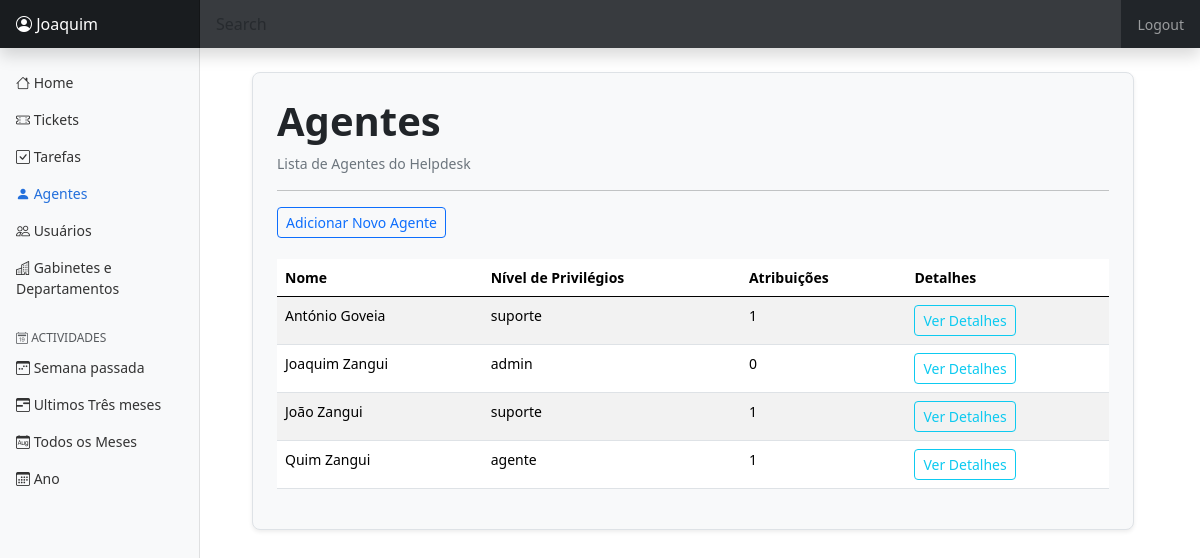
The page /users/agent/list/ (signed in) on the database as committed earlier.
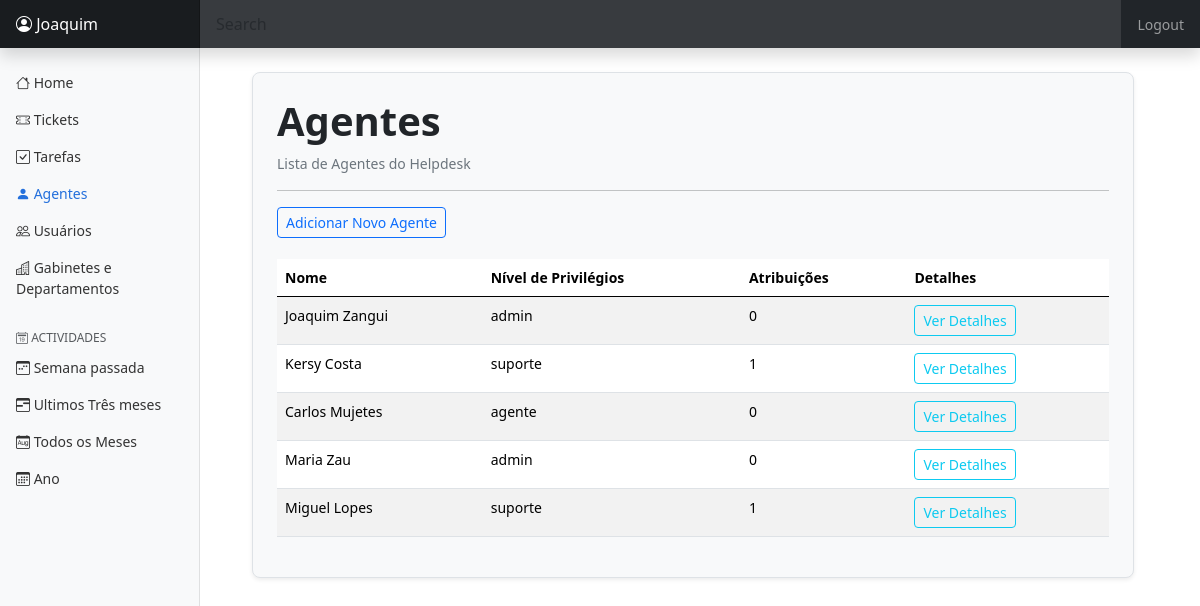
The same page on the database as committed later.
### users/models.py (models this page shows, shortened)
class Agents(models.Model):
    user = models.OneToOneField(User, on_delete=models.CASCADE, related_name='agent')
    privilege_level = models.CharField(max_length=20, choices=[
        ('admin', 'Admin'),
        ('agente', 'Agente'),
        ('suporte', 'Suporte'),
    ], default='user', help_text=_("Select the privilege level for the agent."))  # Example field for privilege level
    class Meta:
        verbose_name = _('Agent')
        verbose_name_plural = _('Agents')
        ordering = ['user__username']

### helpdesk/models.py (models this page shows, shortened)
class Ticket(models.Model):
    user = models.ForeignKey(User, on_delete=models.CASCADE)
    help_topic = models.ForeignKey(HelpTopic, on_delete=models.CASCADE)  # e.g., billing, technical, general inquiry
    issue_summary = models.CharField(max_length=200)
    description = models.TextField()
    priority = models.CharField(max_length=20, choices=[
        ('low', 'Low'),
        ('medium', 'Medium'),
        ('high', 'High'),
        ('urgent', 'Urgent')
    ], default='medium') # essa prioridade do ticket vai ser preenchida de forma com signals
    assigned_to = models.ForeignKey(Agents, null=True, blank=True, related_name='assigned_tickets', on_delete=models.SET_NULL)  # User assigned to resolve the ticket
    created_at = models.DateTimeField(default=timezone.now)
    updated_at = models.DateTimeField(default=timezone.now)
    due_date = models.DateTimeField(null=True, blank=True)  # Optional due date for resolution
    status = models.CharField(max_length=20, choices=[
        ('aberto', 'Aberto'),
        ('em_progresso', 'Em Progresso'),
        ('fechado', 'Fechado')
    ], default='open')  # e.g., open, in_progress, closed
    class Meta:
        verbose_name_plural = "Tickets" # Plural name for the model in admin interface

### users/views.py (the view)
# urls.py: path('agent/list/', views.agent_list, name='agent_list'),
@login_required
def agent_list(request):
    try:
        user_is_staff_member = Agents.objects.filter(user=request.user).values_list('privilege_level', flat=True)
        if not user_is_staff_member:
            return HttpResponse("Infelizmente você não tem autorização para aceder a essa página.")
    except Agents.DoesNotExist:
        return HttpResponse("Infelizmente você não tem autorização para aceder a essa página.")
    agents = Agents.objects.all()
    return render(request, 'users/agent_list.html', {'agents': agents})

### users/templates/users/agent_list.html
{% extends "helpdesk/base.html" %}
{% block main_content %}
    <div class="container p-4 border border-1 rounded-3 shadow-sm bg-light">
        <h1 class="fw-bold">Agentes</h1>
        <p class="text-secondary">Lista de Agentes do Helpdesk</p>
        <hr>
        <small><a href="{% url 'agent_registration' %}" class="btn btn-sm btn-outline-primary">Adicionar Novo Agente</a></small>
        <br>
        <br>
        <table class="table table-striped">
            <thead>
                <tr>
                    <th>Nome</th>
                    <th>Nível de Privilégios</th>
                    <th>Atribuições</th>
                    <th>Detalhes</th>
                </tr>
            </thead>
            <tbody>
                {% for agent in agents %}
                    <tr>
                        <td>{{ agent.user.first_name }} {{ agent.user.last_name }}</td>
                        <td>{{ agent.privilege_level }}</td>
                        {% if agent.assigned_tickets %}
                            <td>{{ agent.assigned_tickets.all|length }}</td>
                        {% else %}
                            <td><span class="text-danger">Não Atribuído</span></td>
                        {% endif %}
                        <td><a href="{% url 'agent_detail' agent.id %}" class="btn btn-sm btn-outline-info">Ver Detalhes</a></td>
                    </tr>
                {% endfor %}
            </tbody>
        </table>
    </div>
{% endblock %}

### helpdesk/templates/helpdesk/base.html (shortened to what this page needs)
{% load static %}
<!DOCTYPE html>
<html lang="pt-pt">
<head>
    <link href="{% static 'helpdesk/css/bootstrap.min.css' %}" rel="stylesheet">
    <link href="https://cdn.jsdelivr.net/npm/bootstrap@5.3.3/dist/css/bootstrap.min.css" rel="stylesheet">
    <link rel="stylesheet" href="https://cdn.jsdelivr.net/npm/bootstrap-icons@1.11.3/font/bootstrap-icons.min.css">
    <link href="{% static 'helpdesk/css/sidebar_style.css' %}" rel="stylesheet">
</head>
<body>
    <header class="navbar navbar-dark sticky-top bg-dark flex-md-nowrap p-0 shadow">
        {% if user.is_authenticated %}
            <a class="navbar-brand col-md-3 col-lg-2 me-0 px-3" href="{% url 'index' %}" title="{{user.username}}"><i class="bi bi-person-circle"></i> {{user.username|truncatechars:13}}</a>
        {% else %}
            <a class="navbar-brand col-md-3 col-lg-2 me-0 px-3" href="{% url 'index' %}">Central de Suporte</a>
        {% endif %}
        <input class="form-control form-control-dark w-100" type="text" placeholder="Search" aria-label="Search">
        <div class="navbar-nav">
            <div class="nav-item text-nowrap btn-group" role="group">
                {% if user.is_authenticated %}
                    <form action="{% url 'logout' %}" method="post">
                        <button type="submit" class="nav-link px-3">Logout</button>
                    </form>
                {% else %}
                    <a href="{% url 'user_registration' %}" class="nav-link px-3">Registro</a>
                    <a href="{% url 'login' %}" class="nav-link px-3 text-primary fw-bold">Login</a>
                {% endif %}
            </div>
        </div>
    </header>
    <div class="container">
        <div class="row">
            <nav id="sidebarMenu" class="col-md-3 col-lg-2 d-md-block bg-light sidebar collapse">
            <div class="position-sticky pt-3">
                <ul class="nav sidebar-ul flex-column">
                    {% if user.agent.privilege_level == 'admin' or user.agent.privilege_level == 'suporte' or user.agent.privilege_level == 'agente' %}
                        <li class="nav-item">
                            <a class="nav-link sidebar-item-link" aria-current="page" href="{% url 'admin_page' %}">
                                <i class="bi bi-house"></i> Home
                            </a>
                        </li>
                        <li class="nav-item">
                            <a class="nav-link sidebar-item-link" href="{% url 'ticket_list' %}">
                                <i class="bi bi-ticket-perforated"></i>
                                Tickets
                            </a>
                        </li>
                        <li class="nav-item">
                            <a class="nav-link sidebar-item-link" href="{% url 'task_list' %}">
                                <i class="bi bi-check-square"></i>
                                Tarefas
                            </a>
                        </li>
                        {% if user.agent.privilege_level == 'admin' %}
                            <li class="nav-item">
                                <a class="nav-link sidebar-item-link" href="{% url 'agent_list' %}">
                                    <i class="bi bi-person"></i>
                                    Agentes
                                </a>
                            </li>
                        {% endif %}
                        <li class="nav-item">
                            <a class="nav-link sidebar-item-link" href="#">
                                <i class="bi bi-people"></i>
                                Usuários
                            </a>
                        </li>
                        <li class="nav-item">
                            <a class="nav-link sidebar-item-link" href="#">
                                <i class="bi bi-buildings"></i>
                                Gabinetes e Departamentos
                            </a>
                        </li>
                    {% endif %}
                </ul>
                {% if user.agent.privilege_level == 'admin' or user.agent.privilege_level == 'suporte' or user.agent.privilege_level == 'agente' %}
                    <h6 class="sidebar-heading d-flex justify-content-between align-items-center px-3 mt-4 mb-1 text-muted">
                    <span><i class="bi bi-calendar2-date"></i> Actividades</span>
                    </h6>
                    <ul class="nav flex-column mb-2">
                        <li class="nav-item">
                            <a class="nav-link sidebar-item-link" href="#">
                                <i class="bi bi-calendar3-week"></i>
                                Semana passada
                            </a>
                        </li>
                        <li class="nav-item">
                            <a class="nav-link sidebar-item-link" href="#">
                                <i class="bi bi-calendar3-range"></i>
                                Ultimos Três meses
                            </a>
                        </li>
                        <li class="nav-item">
                            <a class="nav-link sidebar-item-link" href="#">
                                <i class="bi bi-calendar-month"></i>
                                Todos os Meses
                            </a>
                        </li>
                        <li class="nav-item">
                            <a class="nav-link sidebar-item-link" href="#">
                                <i class="bi bi-calendar3"></i>
                                Ano
                            </a>
                        </li>
                    </ul>
                {% endif %}
            </div>
            </nav>
        </div>
        <main class="col-md-9 ms-sm-auto col-lg-10 py-4 p-md-4">
            {% block main_content %}{% endblock %}
        </main>
    </div>
</body>
</html>

### static/helpdesk/css/sidebar_style.css (style rules this page uses)
body { font-size: .875rem; }
.sidebar { position: fixed; top: 0; bottom: 0; left: 0; padding: 48px 0 0; box-shadow: inset -1px 0 0 rgba(0, 0, 0, .1); }
.sidebar .nav-link { font-weight: 500; color: #333; }
.sidebar .nav-link.active { color: #2470dc; }
.sidebar-heading { font-size: .75rem; text-transform: uppercase; }
.navbar-brand { padding-top: .75rem; padding-bottom: .75rem; font-size: 1rem; background-color: rgba(0, 0, 0, .25); box-shadow: inset -1px 0 0 rgba(0, 0, 0, .25); }
.navbar .form-control { padding: .75rem 1rem; border-width: 0; border-radius: 0; }
.form-control-dark { color: #fff; background-color: rgba(255, 255, 255, .1); border-color: rgba(255, 255, 255, .1); }

Rows that differ between the two databases and show on the page:
shown differently, row unchanged: Agents "Joaquim": moves up the list
changed through a linked row, Agents id 1: user.first_name "António" → "Kersy"; user.last_name "Goveia" → "Costa"
changed through a linked row, Agents "agente": user.first_name "Quim" → "Carlos"; user.last_name "Zangui" → "Mujetes"; assigned_tickets.all|length "1" → "0"; moves up the list
added Agents: user.first_name "Maria", user.last_name "Zau", privilege_level "admin", assigned_tickets.all|length "0"
changed through a linked row, Agents: user.first_name "João" → "Miguel"; user.last_name "Zangui" → "Lopes"
